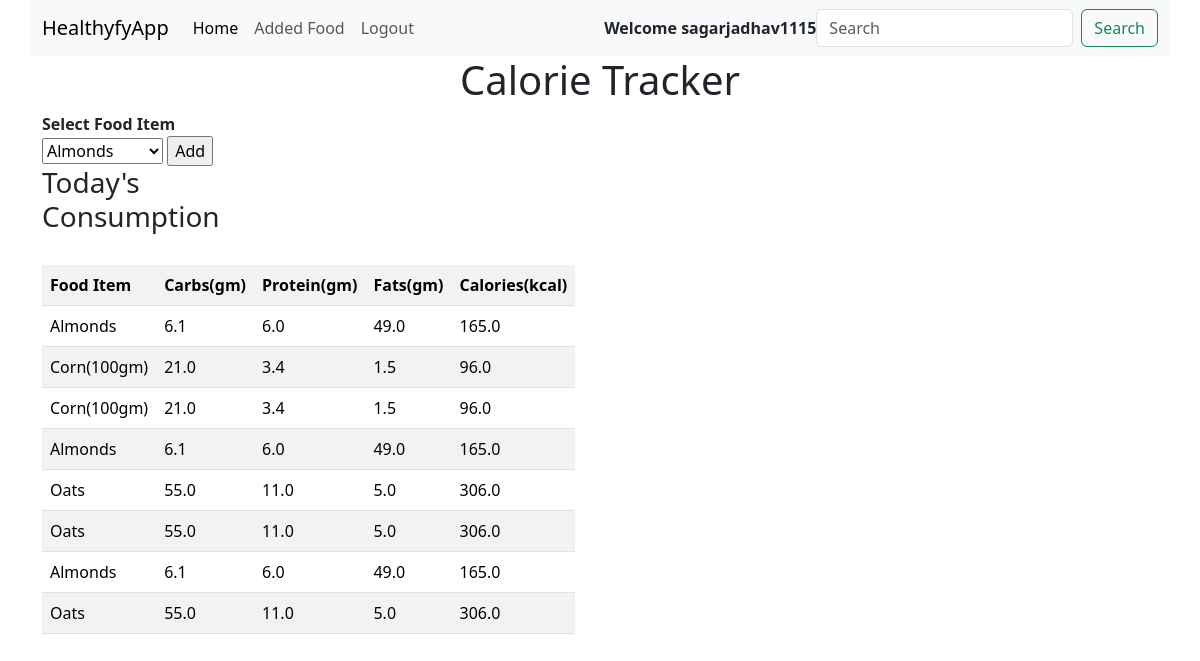
Page /foodadd/ (signed in) on the committed database.
### app/models.py (models this page shows, shortened)
class Consume(models.Model):
    user = models.ForeignKey(User, on_delete=models.CASCADE)
    foodconsumed = models.ForeignKey(Food, on_delete=models.SET_NULL, null=True)

class Food(models.Model):
    name = models.CharField(max_length=100)
    carbs = models.FloatField()
    protein = models.FloatField()
    fats = models.FloatField()
    calories = models.FloatField()

### app/views.py (the view, shortened to what this page needs)
# urls.py: path('foodadd/',v.foodadd,name='foodadd'),
def foodadd(req):
    if req.method == "GET":
        allfoods = Food.objects.all()
        consumed_food = Consume.objects.filter(user=req.user)
        context = {
            "allfoods": allfoods,
            "consumed_food": consumed_food,
        }
    return render(req, "foodadd.html", context)

### app/templates/foodadd.html (shortened to what this page needs)
{% extends 'base.html' %}
{% block body %}
<div class="container">
    <div class="row">
        <center>
        <h1>Calorie Tracker</h1>
        </center>
        <div class="col-md-6">
                <div class="col-md-6">
                    <label><b>Select Food Item</b></label>
                    <form method="post" action="" id="foodform">
                        <select name="food_consumed" id="food_consumed">
                            {% for x in allfoods %}
                            <option>{{x.name}}</option>
                            {% endfor %}
                        </select>
                        <input type="submit" value="Add">
                    </form>
        <h3>Today's Consumption</h3>
        <br>
        <table class="table table-striped" id="table">
            <tr>
                <th>Food Item</th>
                <th>Carbs(gm)</th>
                <th>Protein(gm)</th>
                <th>Fats(gm)</th>
                <th>Calories(kcal)</th>
            </tr>
            {% for x in consumed_food %}
            <tr>
                <td>{{x.foodconsumed.name}}</td>
                <td>{{x.foodconsumed.carbs}}</td>
                <td>{{x.foodconsumed.protein}}</td>
                <td>{{x.foodconsumed.fats}}</td>
                <td>{{x.foodconsumed.calories}}</td>
            </tr>
            {% endfor %}
        </table>
    </div>
    </div>
</div>
{% endblock %}

### app/templates/base.html (shortened to what this page needs)
<!doctype html>
<html lang="en">
  <head>
    <link rel="stylesheet" href="https://cdn.jsdelivr.net/npm/bootstrap-icons@1.11.3/font/bootstrap-icons.min.css">
    <link href="https://cdn.jsdelivr.net/npm/bootstrap@5.3.3/dist/css/bootstrap.min.css" rel="stylesheet">
  </head>
  <body>
   <div class="container">
    <div class="row">
        <nav class="navbar navbar-expand-lg bg-body-tertiary">
            <div class="container-fluid">
              <a class="navbar-brand" href="/">HealthyfyApp</a>
              <div class="collapse navbar-collapse" id="navbarSupportedContent">
                <ul class="navbar-nav me-auto mb-2 mb-lg-0">
                  {% if user.is_authenticated %}
                  <li class="nav-item">
                    <a class="nav-link active" aria-current="page" href="/FoodList">Home</a>
                  </li>
                  {% if user.is_superuser %}
                  <li class="nav-item">
                    <a class="nav-link" href="/FoodRegister">Register Food</a>
                  </li>
                  {% else %}
                  <li class="nav-item">
                    <a class="nav-link" href="/foodadd">Added Food</a>
                  </li>
                  {% endif %}
                  <li class="nav-item">
                    <a class="nav-link" href="/userlogout">Logout</a>
                  </li>
                  {% endif %}
                  </ul>
                  {% if user.is_authenticated %}
                  <strong>Welcome {{user}} </strong>
                  {% else %}
                  <strong>Welcome Guest </strong>
                  {% endif %}
                <form class="d-flex" role="search">
                  <input class="form-control me-2" type="search" placeholder="Search" aria-label="Search">
                  <button class="btn btn-outline-success" type="submit">Search</button>
                </form>
              </div>
            </div>
          </nav>
    </div>
   </div>
    {% block body %}
    {% endblock %}
  </body>
</html>

### rows in the picture
Consume: foodconsumed.name "Almonds", foodconsumed.carbs "6.1", foodconsumed.protein "6.0", foodconsumed.fats "49.0", foodconsumed.calories "165.0"
Consume: foodconsumed.name "Corn(100gm)", foodconsumed.carbs "21.0", foodconsumed.protein "3.4", foodconsumed.fats "1.5", foodconsumed.calories "96.0"
Consume: foodconsumed.name "Corn(100gm)", foodconsumed.carbs "21.0", foodconsumed.protein "3.4", foodconsumed.fats "1.5", foodconsumed.calories "96.0"
Consume: foodconsumed.name "Almonds", foodconsumed.carbs "6.1", foodconsumed.protein "6.0", foodconsumed.fats "49.0", foodconsumed.calories "165.0"
Consume: foodconsumed.name "Oats", foodconsumed.carbs "55.0", foodconsumed.protein "11.0", foodconsumed.fats "5.0", foodconsumed.calories "306.0"
Consume: foodconsumed.name "Oats", foodconsumed.carbs "55.0", foodconsumed.protein "11.0", foodconsumed.fats "5.0", foodconsumed.calories "306.0"
Consume: foodconsumed.name "Almonds", foodconsumed.carbs "6.1", foodconsumed.protein "6.0", foodconsumed.fats "49.0", foodconsumed.calories "165.0"
Consume: foodconsumed.name "Oats", foodconsumed.carbs "55.0", foodconsumed.protein "11.0", foodconsumed.fats "5.0", foodconsumed.calories "306.0"

### other values in the picture
{{ user }} "sagarjadhav1115"
form field food_consumed "Almonds"
